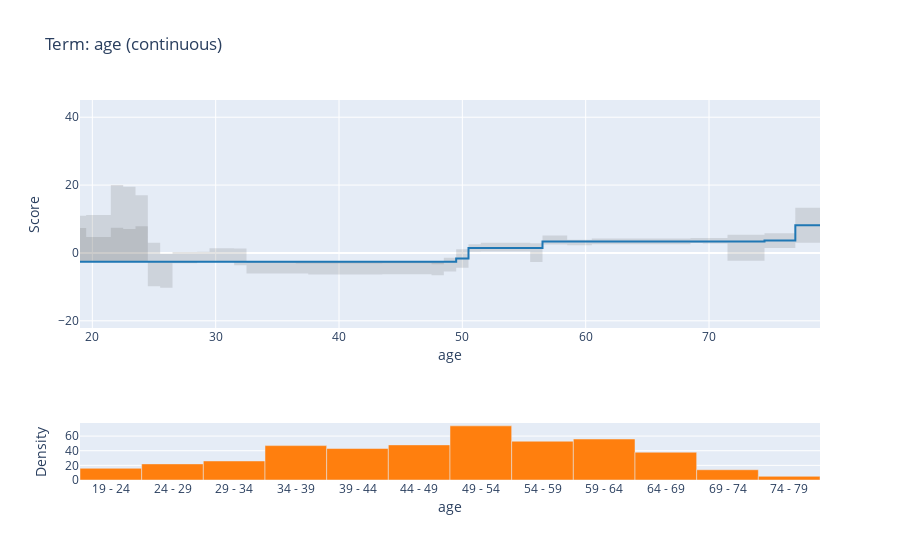
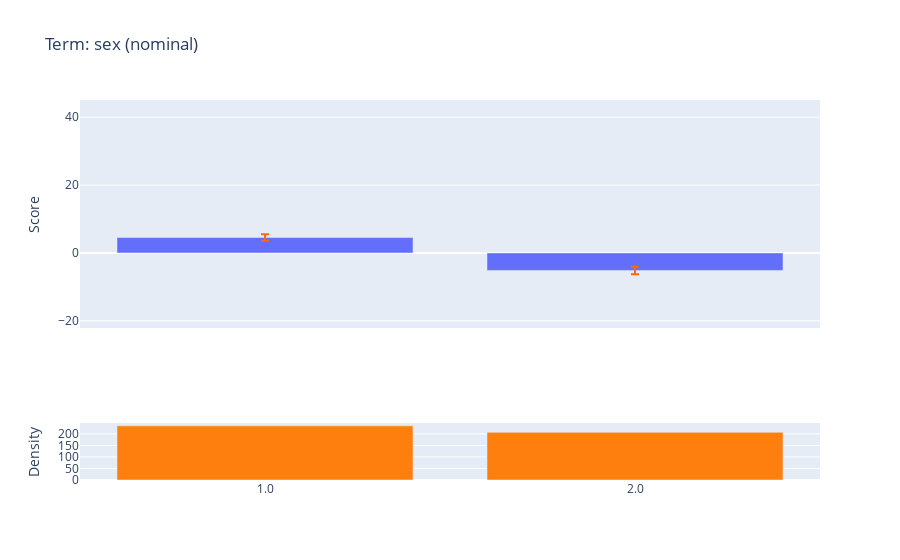
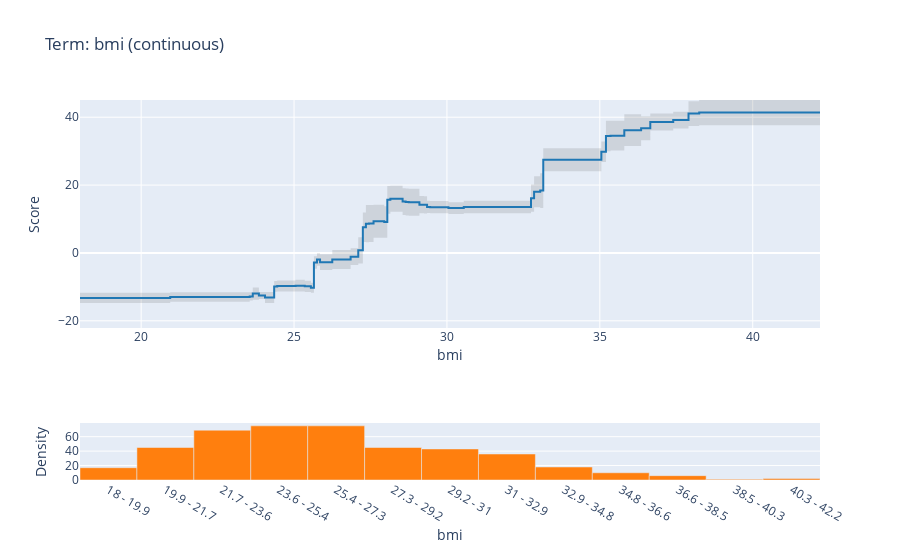
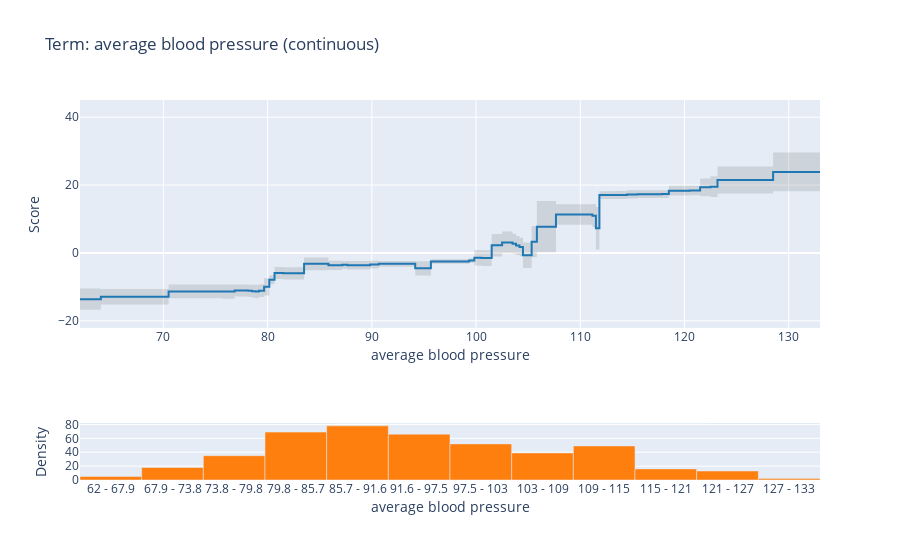

The cell these charts' notebook holds for them, in order:
### Code cell
ebm_global.selector
for feature_idx in range(len(ebm_global.selector['Name'])):
    iplot(ebm_global.visualize(feature_idx))
